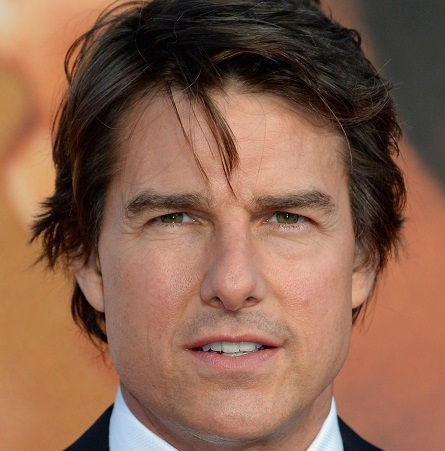
#> input picture CV_Builder_Series/TASK1/tom.jpg, 445 x 451 px, found by its file name
$ python task_3.py
#> lines starting #> are read from the running program, lines starting #| are printed output that depends on the picture
import cv2
path = "C:\\Users\\K.KEERTHNA\\Desktop\\CV_Builders_Series\\task_1\\tom.jpg"
image=cv2.imread(path)
#> image is the input picture: shape (451, 445, 3); mean B, G, R 77.5, 97.7, 137.1
image_gray=cv2.cvtColor(image,cv2.COLOR_BGR2GRAY)
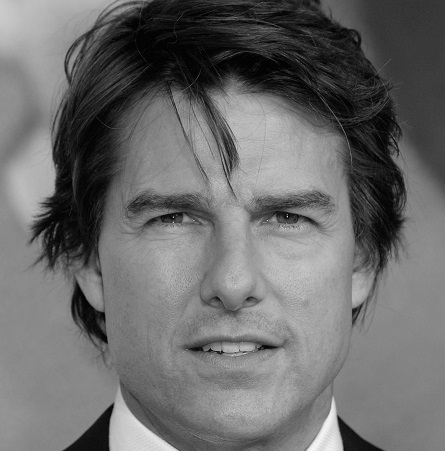
#> image_gray: shape (451, 445); min 0, max 246, mean 107.2
cv2.imshow("Output",image)
cv2.imshow("Output_gray",image_gray)
cv2.waitKey()
cv2.destroyAllWindows()
